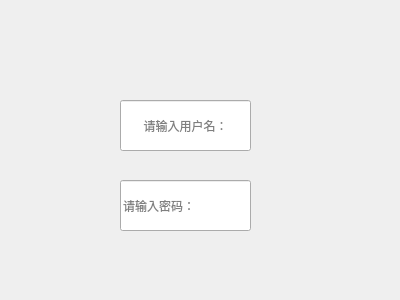
<?xml version="1.0" encoding="UTF-8"?>
<ui version="4.0">
 <class>Form</class>
 <widget class="QWidget" name="Form">
  <property name="geometry">
   <rect>
    <x>0</x>
    <y>0</y>
    <width>400</width>
    <height>300</height>
   </rect>
  </property>
  <property name="windowTitle">
   <string>Form</string>
  </property>
  <widget class="QLineEdit" name="lineEdit">
   <property name="geometry">
    <rect>
     <x>120</x>
     <y>100</y>
     <width>131</width>
     <height>51</height>
    </rect>
   </property>
   <property name="text">
    <string/>
   </property>
   <property name="maxLength">
    <number>5</number>
   </property>
   <property name="alignment">
    <set>Qt::AlignCenter</set>
   </property>
   <property name="readOnly">
    <bool>false</bool>
   </property>
   <property name="placeholderText">
    <string>请输入用户名：</string>
   </property>
  </widget>
  <widget class="QLineEdit" name="lineEdit_2">
   <property name="geometry">
    <rect>
     <x>120</x>
     <y>180</y>
     <width>131</width>
     <height>51</height>
    </rect>
   </property>
   <property name="placeholderText">
    <string>请输入密码：</string>
   </property>
  </widget>
 </widget>
 <resources/>
 <connections/>
</ui>
